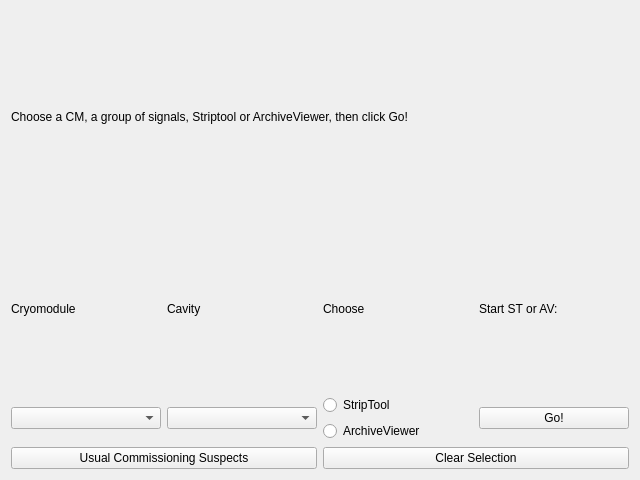
<?xml version="1.0" encoding="UTF-8"?>
<ui version="4.0">
 <class>Form</class>
 <widget class="QWidget" name="Form">
  <property name="geometry">
   <rect>
    <x>0</x>
    <y>0</y>
    <width>640</width>
    <height>480</height>
   </rect>
  </property>
  <property name="windowTitle">
   <string>makeAutoPlotMulti</string>
  </property>
  <layout class="QGridLayout" name="gridLayout">
   <item row="0" column="0">
    <layout class="QVBoxLayout" name="verticalLayout">
     <item>
      <widget class="QLabel" name="label">
       <property name="text">
        <string>Choose a CM, a group of signals, Striptool or ArchiveViewer, then click Go!</string>
       </property>
      </widget>
     </item>
     <item>
      <layout class="QGridLayout" name="gridLayout_2">
       <item row="0" column="1">
        <widget class="QLabel" name="label_3">
         <property name="text">
          <string>Cavity</string>
         </property>
        </widget>
       </item>
       <item row="0" column="0">
        <widget class="QLabel" name="label_2">
         <property name="text">
          <string>Cryomodule</string>
         </property>
        </widget>
       </item>
       <item row="0" column="2">
        <widget class="QLabel" name="label_4">
         <property name="text">
          <string>Choose</string>
         </property>
        </widget>
       </item>
       <item row="0" column="3">
        <widget class="QLabel" name="label_5">
         <property name="text">
          <string>Start ST or AV:</string>
         </property>
        </widget>
       </item>
       <item row="1" column="0">
        <widget class="QComboBox" name="CMComboBox"/>
       </item>
       <item row="1" column="1">
        <widget class="QComboBox" name="CavComboBox"/>
       </item>
       <item row="1" column="2">
        <layout class="QVBoxLayout" name="verticalLayout_2">
         <item>
          <widget class="QRadioButton" name="STradioButton">
           <property name="text">
            <string>StripTool</string>
           </property>
          </widget>
         </item>
         <item>
          <widget class="QRadioButton" name="AVradioButton">
           <property name="text">
            <string>ArchiveViewer</string>
           </property>
          </widget>
         </item>
        </layout>
       </item>
       <item row="1" column="3">
        <widget class="QPushButton" name="GoButton">
         <property name="text">
          <string>Go!</string>
         </property>
        </widget>
       </item>
      </layout>
     </item>
     <item>
      <layout class="QHBoxLayout" name="horizontalLayout">
       <item>
        <widget class="QPushButton" name="UsualPB">
         <property name="text">
          <string>Usual Commissioning Suspects</string>
         </property>
        </widget>
       </item>
       <item>
        <widget class="QPushButton" name="ClearPB">
         <property name="text">
          <string>Clear Selection</string>
         </property>
        </widget>
       </item>
      </layout>
     </item>
    </layout>
   </item>
   <item row="1" column="0">
    <layout class="QGridLayout" name="CheckBoxGrid"/>
   </item>
  </layout>
 </widget>
 <resources/>
 <connections/>
</ui>
